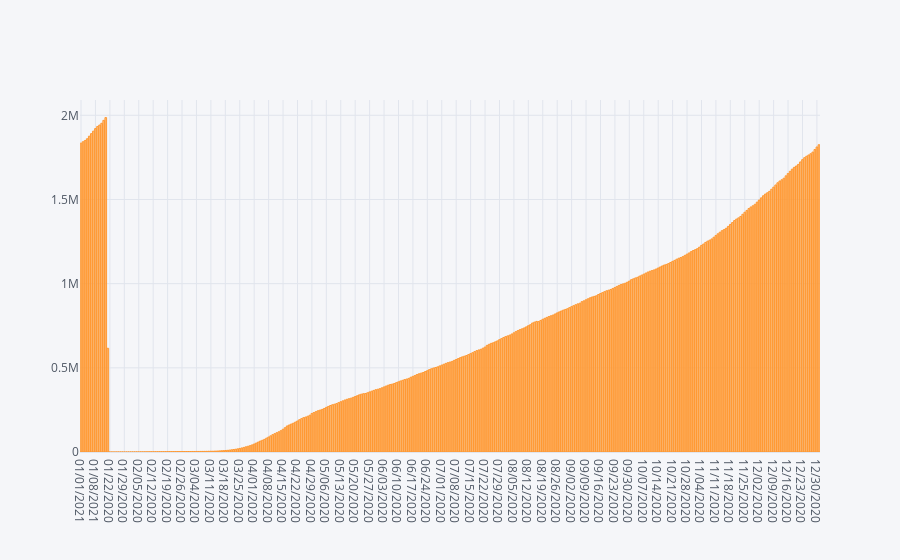

This figure's notebook cell:
### Code cell
death.iplot(kind='bar',x='Date',y='Deaths')

### Figure 1 — Plotly figure (JSON) as saved in the notebook; plotly's stock layout.template omitted (floating-point values rounded to 4 significant figures; data arrays with more than 128 entries replaced by an {"elided": "..."} marker saying what was removed)
{"data": [{"marker": {"color": "rgba(255, 153, 51, 0.6)", "line": {"color": "rgba(255, 153, 51, 1.0)", "width": 1}}, "name": "Deaths", "orientation": "v", "text": "", "x": {"elided": "359 str values"}, "y": {"elided": "359 int values"}, "type": "bar"}], "layout": {"legend": {"bgcolor": "#F5F6F9", "font": {"color": "#4D5663"}}, "paper_bgcolor": "#F5F6F9", "plot_bgcolor": "#F5F6F9", "title": {"font": {"color": "#4D5663"}}, "xaxis": {"gridcolor": "#E1E5ED", "showgrid": true, "tickfont": {"color": "#4D5663"}, "title": {"font": {"color": "#4D5663"}, "text": ""}, "zerolinecolor": "#E1E5ED"}, "yaxis": {"gridcolor": "#E1E5ED", "showgrid": true, "tickfont": {"color": "#4D5663"}, "title": {"font": {"color": "#4D5663"}, "text": ""}, "zerolinecolor": "#E1E5ED"}}}
